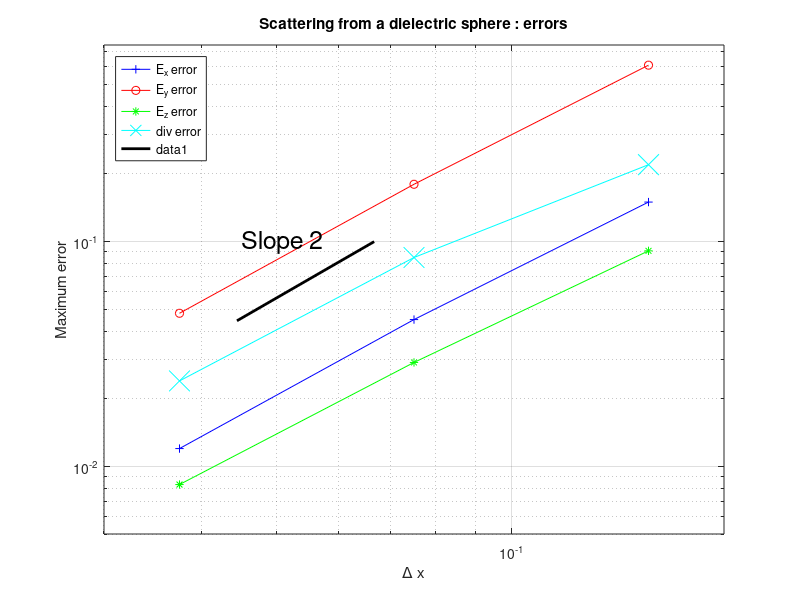

This chart was generated by the following MATLAB code:
%
% Plot errors and convergence rate for various cases:
%      1. dielectric sphere 
% 
clear;
clf;
set(gca,'FontSize',18);

% grid  & N &  $E_x$ &  $E_y$ & $E_z$ & $\grad\cdot\Ev/\grad\Ev$\\ \hline 
%   solidSphereInABox1 &     1 & ~$1.5\times10^{ -1}$~ & ~$6.1\times10^{ -1}$~ & ~$9.1\times10^{ -2}$~ & ~$2.2\times10^{ -1}$~  \\ \hline
%   solidSphereInABox2 &     2 & ~$4.5\times10^{ -2}$~ & ~$1.8\times10^{ -1}$~ & ~$2.9\times10^{ -2}$~ & ~$8.5\times10^{ -2}$~  \\ \hline
%   solidSphereInABox4 &     4 & ~$1.2\times10^{ -2}$~ & ~$4.8\times10^{ -2}$~ & ~$8.3\times10^{ -3}$~ & ~$2.4\times10^{ -2}$~  \\ \hline
%     rate             &       &       $1.81$          &       $1.83$          &       $1.72$          &       $1.61$           \\ \hline

n=3;
h=zeros(n,1);
ex=zeros(n,1);
ey=zeros(n,1);
ex=zeros(n,1);
ed=zeros(n,1);
h(1)=.15; h(2)=h(1)/2.; h(3)=h(2)/2.;

ex(1)=1.5e-1; ex(2)=4.5e-2; ex(3)=1.2e-2; 
ey(1)=6.1e-1; ey(2)=1.8e-1; ey(3)=4.8e-2; 
ez(1)=9.1e-2; ez(2)=2.9e-2; ez(3)=8.3e-3; 
ed(1)=2.2e-1; ed(2)=8.5e-2; ed(3)=2.4e-2; 


hl=zeros(2,1); el=zeros(2,1);
hl(1)=1./15.; hl(2)=hl(1)/1.5; 
el(1)=.1; el(2)=el(1)*(hl(2)/hl(1))^2; 


loglog(h,ex,'b-+',h,ey,'r-o',h,ez,'g-*',h,ed,'c-x','MarkerSize',15);
title(sprintf('Scattering from a dielectric sphere : errors'));
legend('E_x error','E_y error','E_z error','div error','Location','NorthWest');
xlabel('\Delta x');
ylabel('Maximum error');

hold on;

loglog(hl,el,'k-','LineWidth',2);

xt=.045; yt=.1;
text(xt,yt,'Slope 2','FontSize',18);

set(gca,'XLim',[h(3)/1.25,h(1)*1.25]);
set(gca,'YLim',[5.e-3,.75]);
grid on;
hold off;

print('-depsc2','dielectricSphereConvergence.eps');

